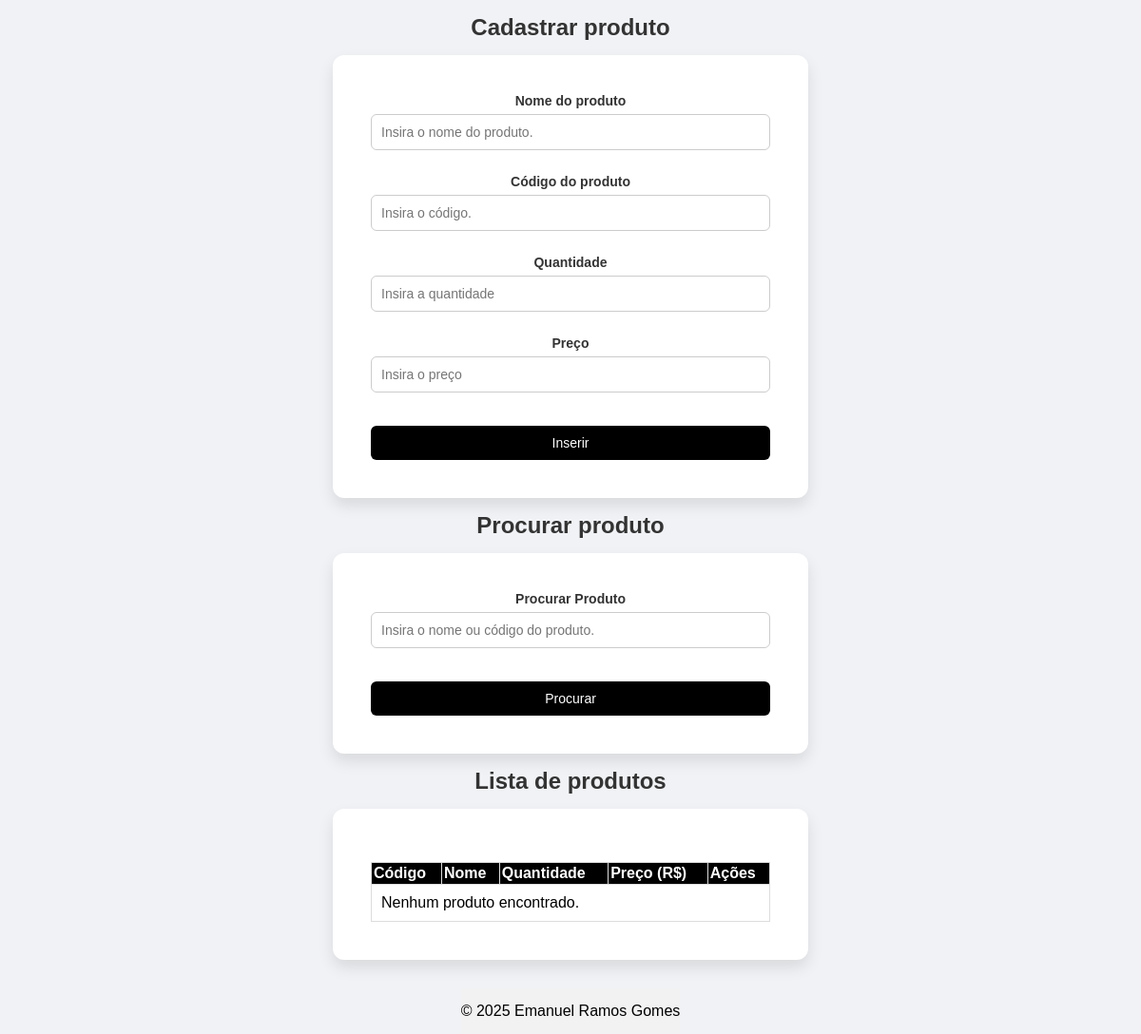
Before: / with the older database file.
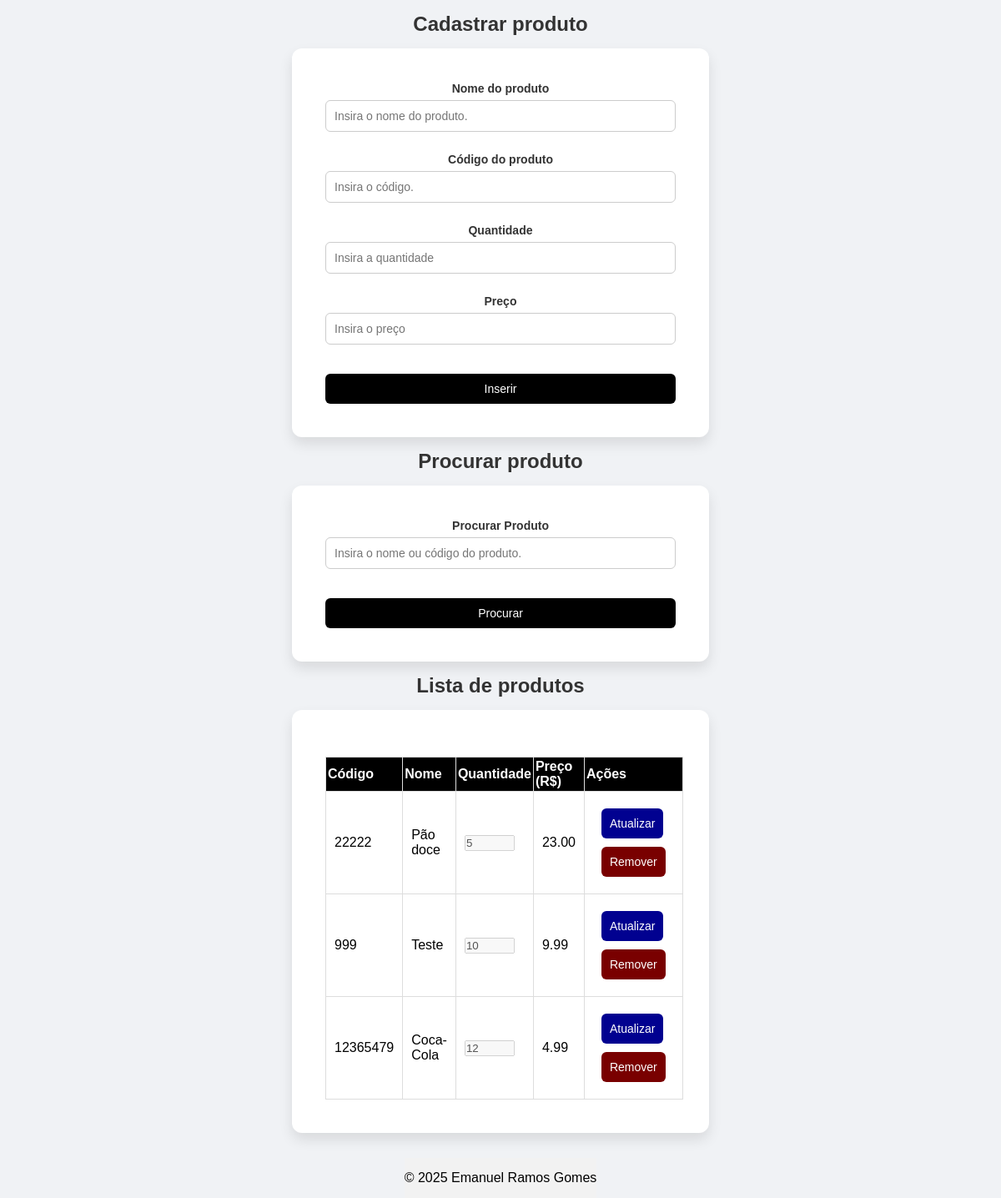
After: the same page with the newer database file.
### api/models.py (models this page shows, shortened)
class Produto(models.Model):
    codigo = models.CharField(max_length=20, unique=True)
    nome = models.CharField(max_length=100)
    quantidade = models.IntegerField()
    preco = models.DecimalField(max_digits=10, decimal_places=2)

### api/views.py (the view, shortened to what this page needs)
# urls.py: path('', views.pagina_home, name='home'),
def pagina_home(request):
    mensagem = ''
    produtos = Produto.objects.all()
    return render(request, 'home.html', {
        'produtos': produtos,
        'mensagem': mensagem
    })

### templates/home.html (shortened to what this page needs)
<!DOCTYPE html>
<html lang="en">
<head>
    {% load static %}
    <link rel="stylesheet" href="{% static 'style.css' %}">
</head>
<body>
    <h2>Cadastrar produto</h2>
    <div class="container">
        <div class="lista">
            <form method="post" action="">
                <div class="card">
                    <div class="l1">
                        <label class="label" for="nome">Nome do produto</label>
                        <input class="input" type="text" required id="nome" name="nome"
                            placeholder="Insira o nome do produto." minlength="2" maxlength="25">
                    </div>
                    <div class="l1">
                        <label class="label" for="codigo">Código do produto</label>
                        <input class="input" type="number" required id="codigo" name="codigo"
                            placeholder="Insira o código." min="999999999" max="999999999">
                    </div>
                    <div class="l1">
                        <label class="label" for="quantidade">Quantidade</label>
                        <input class="input" type="number" required id="quantidade" name="quantidade"
                            placeholder="Insira a quantidade" min="1" max="100">
                    </div>
                    <div class="l1">
                        <label class="label" for="preco">Preço</label>
                        <input class="input" type="number" step="0.01" required id="preco" name="preco"
                            placeholder="Insira o preço">
                    </div>
                    <button type="submit" name="btn_cadastrar" class="meupa">Inserir</button>
                </div>
            </form>
        </div>
    </div>
    <h2>Procurar produto</h2>
    <div class="container2">
        <div class="lista">
            <form method="post" action="">
                <div class="card">
                    <div class="l1">
                        <label class="label" for="nome_busca">Procurar Produto</label>
                        <input class="input" type="text" id="nome_busca" name="nome"
                            placeholder="Insira o nome ou código do produto.">
                    </div>
                    <button type="submit" name="btn_procurar" class="meupa">Procurar</button>
                </div>
            </form>
        </div>
    </div>
    <h2>Lista de produtos</h2>
    <div class="container3">
        <div class="lista">
            <div class="card">
                <table id="tabelaProdutos">
                    <thead>
                        <tr>
                            <th>Código</th>
                            <th>Nome</th>
                            <th>Quantidade</th>
                            <th>Preço (R$)</th>
                            <th>Ações</th>
                        </tr>
                    </thead>
                    <tbody>
                        {% for p in produtos %}
                        <tr>
                            <td>{{ p.codigo }}</td>
                            <td>{{ p.nome }}</td>
                            <td>
                                <form method="post" id="form-{{ forloop.counter }}">
                                    <input type="number" name="nova_quantidade" value="{{ p.quantidade }}" min="0"
                                        id="quantidade-{{ forloop.counter }}" disabled style="width: 60px;">
                                </form>
                            </td>
                            <td>{{ p.preco|floatformat:2 }}</td>
                            <td>
                                <button type="button" onclick="ativarEdicao({{ forloop.counter }})" class="atualizar"
                                    id="btn-{{ forloop.counter }}">Atualizar</button>
                                <form method="post" style="display:inline;"
                                    onsubmit="return confirm('Confirma remover este produto?');">
                                    <button type="submit" name="remover_produto" class="remover">Remover</button>
                                </form>
                            </td>
                        </tr>
                        {% empty %}
                        <tr>
                            <td colspan="5">Nenhum produto encontrado.</td>
                        </tr>
                        {% endfor %}
                    </tbody>
                </table>
            </div>
        </div>
    </div>
    <footer>
        <p>© 2025 Emanuel Ramos Gomes</p>
    </footer>
</body>
</html>

### static/style.css (style rules this page uses)
* { margin: 0; padding: 0; box-sizing: border-box; }
body { font-family: Arial, sans-serif; background-color: #f0f2f5; min-height: 100vh; display: flex; flex-direction: column; align-items: center; }
h2 { margin: 15px 0; color: #333; justify-content: center; display: flex; }
.container { display: flex; justify-content: center; align-items: center; width: 100%; }
.container2 { display: flex; justify-content: center; align-items: center; width: 100%; }
.container3 { display: flex; justify-content: center; align-items: center; width: 100%; }
.lista { background-color: white; padding: 40px; border-radius: 12px; box-shadow: 0 8px 16px rgba(0, 0, 0, 0.1); max-width: 500px; width: 100%; }
.card { display: flex; flex-direction: column; gap: 25px; }
.l1 { display: flex; flex-direction: column; align-items: center; justify-content: center; }
.label { font-size: 14px; font-weight: bold; margin-bottom: 6px; color: #333; }
.input { padding: 10px; border: 1px solid #ccc; border-radius: 6px; font-size: 14px; width: 100%; }
.meupa { margin-top: 10px; padding: 10px; background-color: black; color: white; border: none; border-radius: 6px; cursor: pointer; transition: background-color 0.3s; font-size: 14px; }
table { width: 100%; border-collapse: collapse; margin-top: 16px; }
table, th, td { border: 1px solid #ddd; }
th, td { text-align: left; padding: 10px; }
th { background-color: black; color: white; padding: 2px; }
.remover { justify-content: center; display: flex; margin: 10px; padding: 10px; background-color: rgb(121, 0, 0); color: white; border: none; border-radius: 6px; font-size: 14px; }
.atualizar { justify-content: center; display: flex; margin: 10px; padding: 10px; background-color: rgb(1, 1, 144); color: white; border: none; border-radius: 6px; font-size: 14px; }
footer { text-align: center; padding: 15px 0; background-color: #f2f2f2; margin-top: 30px; }

Changed rows visible on the page:
added Produto: codigo "22222", nome "Pão doce", nova_quantidade "5", preco "23.00"
added Produto: codigo "999", nome "Teste", nova_quantidade "10", preco "9.99"
added Produto: codigo "12365479", nome "Coca-Cola", nova_quantidade "12", preco "4.99"
Other visible differences:
text no longer shown: "Nenhum produto encontrado."
